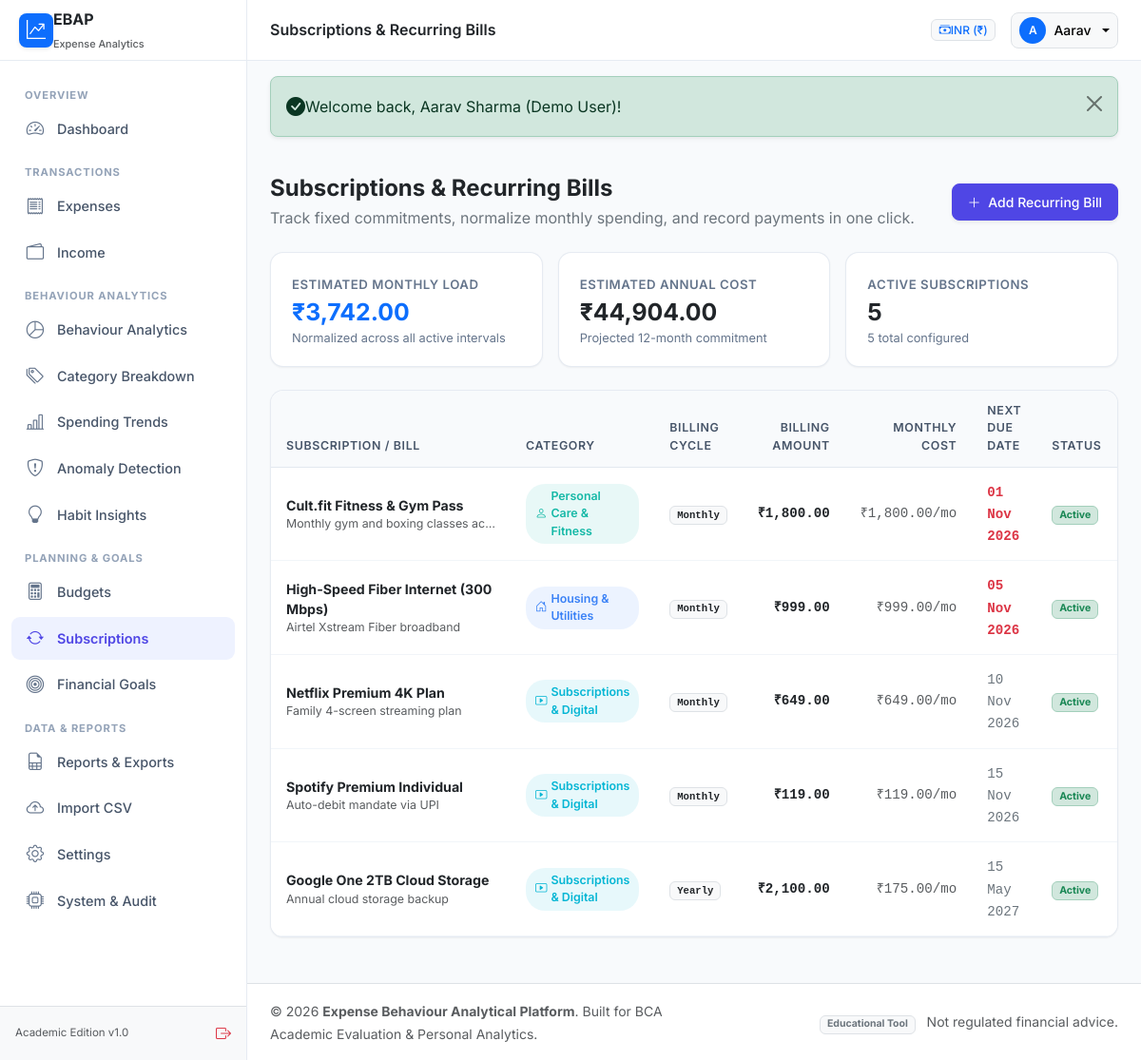
Page /recurring/index.php (signed in) on the committed database.
### tables this page shows
CREATE TABLE `recurring_expenses` (
    `id` INT AUTO_INCREMENT PRIMARY KEY,
    `user_id` INT NOT NULL,
    `category_id` INT NOT NULL,
    `title` VARCHAR(200) NOT NULL,
    `amount` DECIMAL(12, 2) NOT NULL,
    `frequency` ENUM('weekly', 'monthly', 'quarterly', 'yearly') NOT NULL DEFAULT 'monthly',
    `start_date` DATE NOT NULL,
    `next_due_date` DATE NOT NULL,
    `end_date` DATE NULL,
    `payment_method` VARCHAR(50) NOT NULL DEFAULT 'UPI',
    `auto_log` TINYINT(1) NOT NULL DEFAULT 0,
    `status` ENUM('active', 'paused', 'cancelled') NOT NULL DEFAULT 'active',
    `notes` TEXT NULL,
    `created_at` TIMESTAMP NOT NULL DEFAULT CURRENT_TIMESTAMP,
    `updated_at` TIMESTAMP NOT NULL DEFAULT CURRENT_TIMESTAMP ON UPDATE CURRENT_TIMESTAMP,
    FOREIGN KEY (`user_id`) REFERENCES `users`(`id`) ON DELETE CASCADE,
    FOREIGN KEY (`category_id`) REFERENCES `expense_categories`(`id`) ON DELETE RESTRICT,
    INDEX `idx_recurring_user_status` (`user_id`, `status`),
    INDEX `idx_recurring_due_date` (`user_id`, `next_due_date`)
);

CREATE TABLE `expense_categories` (
    `id` INT AUTO_INCREMENT PRIMARY KEY,
    `user_id` INT NULL,
    `category_name` VARCHAR(100) NOT NULL,
    `category_icon` VARCHAR(50) NOT NULL DEFAULT 'bi-tag',
    `category_color` VARCHAR(20) NOT NULL DEFAULT '#4f46e5',
    `is_essential` TINYINT(1) NOT NULL DEFAULT 0,
    `status` ENUM('active', 'inactive') NOT NULL DEFAULT 'active',
    `created_at` TIMESTAMP NOT NULL DEFAULT CURRENT_TIMESTAMP,
    FOREIGN KEY (`user_id`) REFERENCES `users`(`id`) ON DELETE CASCADE,
    INDEX `idx_expcat_user_status` (`user_id`, `status`),
    INDEX `idx_expcat_essential` (`is_essential`)
);

### includes/functions.php (called while the page is built, shortened)
<?php
require_once __DIR__ . '/../config/app.php';
function e(?string $string): string {
    return htmlspecialchars($string ?? '', ENT_QUOTES, 'UTF-8');
}
function url(string $path = ''): string {
    $path = ltrim($path, '/');
    return APP_URL . ($path ? '/' . $path : '');
}
function formatDate(?string $date, string $format = 'd M Y'): string {
    try {
        $dt = new DateTime($date);
        return $dt->format($format);
    } catch (Exception $e) {
        return htmlspecialchars($date);
    }
}

### config/database.php (called while the page is built, shortened)
<?php
require_once __DIR__ . '/app.php';
class Database {
    private static ?PDO $instance = null;
    private static function loadEnv(): array {
        $envFile = ROOT_PATH . '/.env';
        $env = [];
        return $env;
    }
    public static function getConnection(): PDO {
        if (self::$instance === null) {
            $env = self::loadEnv();
            $host = $env['DB_HOST'] ?? '127.0.0.1';
            $port = $env['DB_PORT'] ?? '3306';
            $dbname = $env['DB_NAME'] ?? 'expense_behaviour_analytics';
            $user = $env['DB_USER'] ?? 'root';
            $pass = $env['DB_PASS'] ?? '';
            $charset = 'utf8mb4';
            $dsn = "mysql:host={$host};port={$port};dbname={$dbname};charset={$charset}";
            $options = [
                PDO::ATTR_ERRMODE            => PDO::ERRMODE_EXCEPTION,
                PDO::ATTR_DEFAULT_FETCH_MODE => PDO::FETCH_ASSOC,
                PDO::ATTR_EMULATE_PREPARES   => false,
                PDO::MYSQL_ATTR_INIT_COMMAND => "SET NAMES {$charset} COLLATE utf8mb4_unicode_ci"
            ];
            try {
                self::$instance = new PDO($dsn, $user, $pass, $options);
            } catch (PDOException $e) {
                error_log("Database connection error: " . $e->getMessage());
                die("
                    <div style='font-family: system-ui, sans-serif; max-width: 600px; margin: 50px auto; padding: 24px; border: 1px solid #f87171; border-radius: 8px; background-color: #fef2f2; color: #991b1b;'>
                        <h2 style='margin-top:0;'>Database Connection Error</h2>
                        <p>Could not connect to the MySQL database. Please verify that:</p>
                        <ul>
                            <li>XAMPP MySQL is started in the XAMPP Control Panel.</li>
                            <li>The database <code>expense_behaviour_analytics</code> exists.</li>
                            <li>You have imported <code>database/schema.sql</code> and <code>database/seed.sql</code>.</li>
                        </ul>
                        <p><small>System message: " . htmlspecialchars($e->getMessage()) . "</small></p>
                    </div>
                ");
            }
        }
        return self::$instance;
    }
}
function getDBConnection(): PDO {
    return Database::getConnection();
}

### includes/auth.php (called while the page is built, shortened)
<?php
require_once __DIR__ . '/../config/app.php';
require_once __DIR__ . '/../config/database.php';
function isLoggedIn(): bool {
    return !empty($_SESSION['user_id']) && !empty($_SESSION['user']);
}
function getAuthUserId(): int {
    return (int)$_SESSION['user_id'];
}
function getAuthCurrency(): string {
    return $_SESSION['user']['preferred_currency'] ?? DEFAULT_CURRENCY;
}
function getCurrencySymbol(?string $currency = null): string {
    global $currencySymbols;
    $curr = $currency ?? getAuthCurrency();
    return $currencySymbols[$curr] ?? $curr . ' ';
}
function formatCurrency(float|int|string|null $amount, ?string $currency = null): string {
    $num = (float)($amount ?? 0);
    $curr = $currency ?? getAuthCurrency();
    $symbol = getCurrencySymbol($curr);
    return $symbol . number_format($num, 2);
}

### services/RecurringExpenseService.php (called while the page is built, shortened)
<?php
require_once __DIR__ . '/../config/database.php';
require_once __DIR__ . '/../includes/auth.php';
class RecurringExpenseService {
    private PDO $db;
    public function __construct(?PDO $db = null) {
        $this->db = $db ?? getDBConnection();
    }
    public function getAllRecurring(int $userId): array {
        $stmt = $this->db->prepare("
            SELECT r.*, c.category_name, c.category_icon, c.category_color
            FROM recurring_expenses r
            JOIN expense_categories c ON r.category_id = c.id
            WHERE r.user_id = :uid
            ORDER BY r.status ASC, r.next_due_date ASC
        ");
        $stmt->execute([':uid' => $userId]);
        $items = $stmt->fetchAll();
        $totalMonthlyNormalized = 0.0;
        $totalAnnualNormalized = 0.0;
        foreach ($items as &$item) {
            $amt = (float)$item['amount'];
            $freq = $item['frequency'];
            switch ($freq) {
                case 'yearly':
                    $monthly = $amt / 12;
                    $annual = $amt;
                    break;
                case 'monthly':
                default:
                    $monthly = $amt;
                    $annual = $amt * 12;
                    break;
            }
            $item['monthly_normalized'] = round($monthly, 2);
            $item['annual_normalized'] = round($annual, 2);
            if ($item['status'] === 'active') {
                $totalMonthlyNormalized += $monthly;
                $totalAnnualNormalized += $annual;
            }
        }
        return [
            'items' => $items,
            'total_monthly' => round($totalMonthlyNormalized, 2),
            'total_annual' => round($totalAnnualNormalized, 2),
            'active_count' => count(array_filter($items, fn($i) => $i['status'] === 'active'))
        ];
    }
}

### config/app.php (called while the page is built, shortened)
<?php
$currencySymbols = [
    'INR' => '₹',
    'USD' => '$',
    'EUR' => '€',
    'GBP' => '£',
    'JPY' => '¥',
    'CAD' => 'CA$',
    'AUD' => 'A$'
];

### recurring/index.php (the view, shortened to what this page needs)
<?php
require_once __DIR__ . '/../config/app.php';
require_once __DIR__ . '/../includes/auth.php';
require_once __DIR__ . '/../includes/functions.php';
require_once __DIR__ . '/../services/RecurringExpenseService.php';
$userId = getAuthUserId();
$recService = new RecurringExpenseService();
$recData = $recService->getAllRecurring($userId);
$items = $recData['items'];
require_once __DIR__ . '/../includes/header.php';
?>
<div class="d-flex flex-column flex-md-row justify-content-between align-items-md-center gap-3 mb-4">
    <div>
        <h4 class="fw-bold text-dark mb-1">Subscriptions & Recurring Bills</h4>
        <p class="text-secondary fs-7 mb-0">Track fixed commitments, normalize monthly spending, and record payments in one click.</p>
    </div>
    <div>
        <a href="<?= url('recurring/add.php') ?>" class="btn btn-sm btn-ebap shadow-sm">
            <i class="bi bi-plus-lg me-1"></i> Add Recurring Bill
        </a>
    </div>
</div>
<div class="row g-3 mb-4">
    <div class="col-sm-6 col-lg-4">
        <div class="stat-card">
            <span class="stat-label">Estimated Monthly Load</span>
            <div class="stat-value text-primary"><?= formatCurrency($recData['total_monthly']) ?></div>
            <div class="stat-sub">Normalized across all active intervals</div>
        </div>
    </div>
    <div class="col-sm-6 col-lg-4">
        <div class="stat-card">
            <span class="stat-label">Estimated Annual Cost</span>
            <div class="stat-value text-dark"><?= formatCurrency($recData['total_annual']) ?></div>
            <div class="stat-sub">Projected 12-month commitment</div>
        </div>
    </div>
    <div class="col-sm-6 col-lg-4">
        <div class="stat-card">
            <span class="stat-label">Active Subscriptions</span>
            <div class="stat-value text-dark"><?= $recData['active_count'] ?></div>
            <div class="stat-sub"><?= count($items) ?> total configured</div>
        </div>
    </div>
</div>
<div class="ebap-table-container mb-4">
    <?php if (empty($items)): ?>
        <div class="text-center py-5">
            <i class="bi bi-arrow-repeat fs-1 text-muted d-block mb-2"></i>
            <h6 class="fw-semibold text-dark">No Subscriptions Recorded</h6>
            <p class="text-muted fs-7 mb-3">Add your streaming services, gym pass, broadband, or rent obligations.</p>
            <a href="<?= url('recurring/add.php') ?>" class="btn btn-sm btn-ebap">Add First Subscription</a>
        </div>
    <?php else: ?>
        <div class="table-responsive">
            <table class="table ebap-table align-middle">
                <thead>
                    <tr>
                        <th>Subscription / Bill</th>
                        <th>Category</th>
                        <th>Billing Cycle</th>
                        <th class="text-end">Billing Amount</th>
                        <th class="text-end">Monthly Cost</th>
                        <th>Next Due Date</th>
                        <th>Status</th>
                    </tr>
                </thead>
                <tbody>
                    <?php foreach ($items as $r): ?>
                        <tr>
                            <td>
                                <strong class="text-dark d-block"><?= e($r['title']) ?></strong>
                                <?php if (!empty($r['notes'])): ?>
                                    <small class="text-muted text-truncate d-block" style="max-width: 220px;"><?= e($r['notes']) ?></small>
                                <?php endif; ?>
                            </td>
                            <td>
                                <span class="category-badge" style="background-color: <?= e($r['category_color']) ?>18; color: <?= e($r['category_color']) ?>;">
                                    <i class="bi <?= e($r['category_icon']) ?> me-1"></i> <?= e($r['category_name']) ?>
                                </span>
                            </td>
                            <td>
                                <span class="badge bg-light text-dark border font-monospace"><?= ucfirst($r['frequency']) ?></span>
                            </td>
                            <td class="text-end font-monospace fw-semibold text-dark">
                                <?= formatCurrency($r['amount']) ?>
                            </td>
                            <td class="text-end font-monospace text-muted fs-7">
                                <?= formatCurrency($r['monthly_normalized']) ?>/mo
                            </td>
                            <td>
                                <?php
                                $due = new DateTime($r['next_due_date']);
                                $now = new DateTime('today');
                                $isDueSoon = ($due <= $now->modify('+7 days'));
                                ?>
                                <span class="font-monospace fs-7 <?= $isDueSoon ? 'fw-bold text-danger' : 'text-secondary' ?>">
                                    <?= formatDate($r['next_due_date']) ?>
                                </span>
                            </td>
                            <td>
                                <span class="badge <?= $r['status'] === 'active' ? 'bg-success-subtle text-success border border-success-subtle' : 'bg-light text-muted border' ?>">
                                    <?= ucfirst($r['status']) ?>
                                </span>
                            </td>
                        </tr>
                    <?php endforeach; ?>
                </tbody>
            </table>
        </div>
    <?php endif; ?>
</div>
<?php require_once __DIR__ . '/../includes/footer.php'; ?>

### assets/css/style.css (style rules this page uses)
:root { --ebap-primary: #4f46e5; --ebap-primary-hover: #4338ca; --ebap-primary-light: #eef2ff; --ebap-secondary: #0d9488; --ebap-success: #10b981; --ebap-warning: #f59e0b; --ebap-danger: #ef4444; --ebap-info: #0284c7; --ebap-bg: #f8fafc; --ebap-card-bg: #ffffff; --ebap-card-border: rgba(226, 232, 240, 0.85); --ebap-text-main: #1e293b; --ebap-text-muted: #64748b; --ebap-sidebar-width: 260px; --ebap-topbar-height: 64px; --ebap-shadow-sm: 0 1px 2px 0 rgb(0 0 0 / 0.05); --ebap-shadow: 0 4px 6px -1px rgb(0 0 0 / 0.07), 0 2px 4px -2px rgb(0 0 0 / 0.05); --ebap-shadow-lg: 0 10px 15px -3px rgb(0 0 0 / 0.08), 0 4px 6px -4px rgb(0 0 0 / 0.04); }
body { font-family: 'Inter', -apple-system, BlinkMacSystemFont, 'Segoe UI', Roboto, Helvetica, Arial, sans-serif; background-color: var(--ebap-bg); color: var(--ebap-text-main); min-height: 100vh; display: flex; flex-direction: column; }
.stat-card { padding: 20px 22px; border-radius: 14px; background: #ffffff; border: 1px solid var(--ebap-card-border); box-shadow: var(--ebap-shadow-sm); position: relative; overflow: hidden; }
.stat-card .stat-label { font-size: 0.825rem; font-weight: 600; text-transform: uppercase; letter-spacing: 0.04em; color: var(--ebap-text-muted); }
.stat-card .stat-value { font-size: 1.55rem; font-weight: 700; color: var(--ebap-text-main); margin: 4px 0 2px 0; line-height: 1.2; }
.stat-card .stat-sub { font-size: 0.8rem; color: var(--ebap-text-muted); }
.btn-ebap { background-color: var(--ebap-primary); border-color: var(--ebap-primary); color: #ffffff; font-weight: 500; border-radius: 8px; padding: 8px 16px; transition: all 0.2s ease; }
.category-badge { display: inline-flex; align-items: center; padding: 4px 10px; border-radius: 20px; font-size: 0.775rem; font-weight: 600; }
.ebap-table-container { background: #ffffff; border: 1px solid var(--ebap-card-border); border-radius: 14px; overflow: hidden; box-shadow: var(--ebap-shadow-sm); }
.table.ebap-table { margin-bottom: 0; }
.table.ebap-table th { background-color: #f8fafc; color: #475569; font-size: 0.775rem; text-transform: uppercase; letter-spacing: 0.05em; font-weight: 600; border-bottom: 1px solid #e2e8f0; padding: 12px 16px; }
.table.ebap-table td { padding: 14px 16px; vertical-align: middle; border-bottom: 1px solid #f1f5f9; font-size: 0.885rem; }

### rows in the picture
recurring_expenses: title "Cult.fit Fitness & Gym Pass", notes "Monthly gym and boxing classes ac…", category.category_name "Personal Care & Fitness", frequency "Monthly", amount "₹1,800.00", next_due_date "01 Nov 2026", status "Active"
recurring_expenses: title "High-Speed Fiber Internet (300 Mbps)", notes "Airtel Xstream Fiber broadband", category.category_name "Housing & Utilities", frequency "Monthly", amount "₹999.00", next_due_date "05 Nov 2026", status "Active"
recurring_expenses: title "Netflix Premium 4K Plan", notes "Family 4-screen streaming plan", category.category_name "Subscriptions & Digital", frequency "Monthly", amount "₹649.00", next_due_date "10 Nov 2026", status "Active"
recurring_expenses: title "Spotify Premium Individual", notes "Auto-debit mandate via UPI", category.category_name "Subscriptions & Digital", frequency "Monthly", amount "₹119.00", next_due_date "15 Nov 2026", status "Active"
recurring_expenses: title "Google One 2TB Cloud Storage", notes "Annual cloud storage backup", category.category_name "Subscriptions & Digital", frequency "Yearly", amount "₹2,100.00", monthly_normalized "₹175.00", next_due_date "15 May 2027", status "Active"

### other values in the picture
$pageTitle "Subscriptions & Recurring Bills"
$currency "INR"
getCurrencySymbol($currency) "₹"
substr($user['full_name'] ?? 'U', 0, 1) "A"
explode(' ', $user['full_name'] ?? 'User')[0] "Aarav"
$msg "Welcome back, Aarav Sharma (Demo User)!"
formatCurrency($recData['total_monthly']) "₹3,742.00"
formatCurrency($recData['total_annual']) "₹44,904.00"
$recData['active_count'] "5"
count($items) "5"
APP_NAME "Expense Behaviour Analytical Platform"
